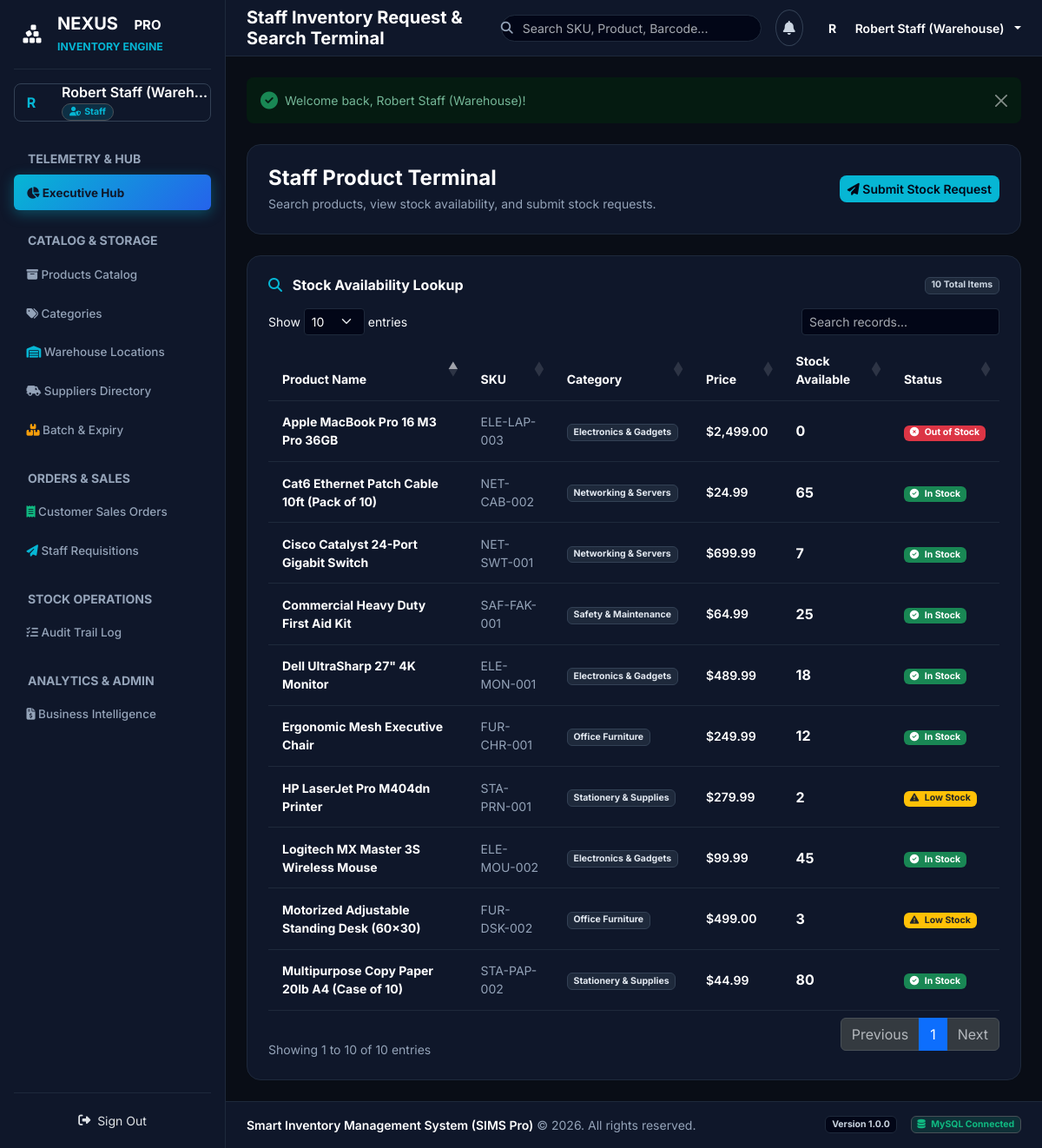
/dashboard (signed in), run on the app's committed database.
### tables this page shows
CREATE TABLE IF NOT EXISTS `products` (
    `product_id` INT AUTO_INCREMENT PRIMARY KEY,
    `product_name` VARCHAR(150) NOT NULL,
    `sku` VARCHAR(50) NOT NULL UNIQUE,
    `barcode` VARCHAR(50) NULL UNIQUE,
    `description` TEXT NULL,
    `category_id` INT NOT NULL,
    `supplier_id` INT NOT NULL,
    `unit_price` DECIMAL(10,2) NOT NULL DEFAULT 0.00,
    `selling_price` DECIMAL(10,2) NOT NULL DEFAULT 0.00,
    `quantity` INT NOT NULL DEFAULT 0,
    `min_stock_level` INT NOT NULL DEFAULT 5,
    `image` VARCHAR(255) NULL,
    `created_at` DATETIME DEFAULT CURRENT_TIMESTAMP,
    FOREIGN KEY (`category_id`) REFERENCES `categories`(`category_id`) ON DELETE CASCADE ON UPDATE CASCADE,
    FOREIGN KEY (`supplier_id`) REFERENCES `suppliers`(`supplier_id`) ON DELETE CASCADE ON UPDATE CASCADE
);

CREATE TABLE IF NOT EXISTS `categories` (
    `category_id` INT AUTO_INCREMENT PRIMARY KEY,
    `category_name` VARCHAR(100) NOT NULL UNIQUE,
    `description` TEXT NULL,
    `created_at` DATETIME DEFAULT CURRENT_TIMESTAMP
);

### app/Core/Controller.php (called while the page is built, shortened)
<?php
abstract class Controller {
    protected function render(string $view, array $data = [], string $layout = 'header'): void {
        extract($data);
        $viewFile = APP_PATH . "/Views/{$view}.php";
        require APP_PATH . "/Views/layouts/header.php";
        require APP_PATH . "/Views/layouts/sidebar.php";
        require APP_PATH . "/Views/layouts/navbar.php";
        require $viewFile;
        require APP_PATH . "/Views/layouts/footer.php";
    }
}

### app/Core/Router.php (called while the page is built, shortened)
<?php
class Router {
    private array $routes = [];
    private function addRoute(string $method, string $path, array|callable $handler): void {
        $path = rtrim($path, '/') ?: '/';
        $this->routes[$method][$path] = $handler;
    }
    public function resolve(Request $request, Response $response): mixed {
        $method = $request->getMethod();
        $path = $request->getPath();
        $handler = $this->routes[$method][$path] ?? null;
        if (is_array($handler)) {
            [$controllerClass, $action] = $handler;
            $controller = new $controllerClass();
            return call_user_func([$controller, $action]);
        }
        return null;
    }
}

### public/index.php (called while the page is built, shortened)
<?php
spl_autoload_register(function ($class) {
    $prefix = 'App\\';
    $baseDir = APP_PATH . '/';
    $len = strlen($prefix);
    $relativeClass = substr($class, $len);
    $file = $baseDir . str_replace('\\', '/', $relativeClass) . '.php';
});
$request = new Request();
$response = new Response();
$router = new Router();
$router->get('/login', [AuthController::class, 'showLogin']);
$router->post('/login', [AuthController::class, 'login']);
$router->get('/register', [AuthController::class, 'showRegister']);
$router->post('/register', [AuthController::class, 'register']);
$router->get('/reset-password', [AuthController::class, 'showResetPassword']);
$router->post('/reset-password', [AuthController::class, 'resetPassword']);
$router->get('/logout', [AuthController::class, 'logout']);
$router->get('/', [DashboardController::class, 'index']);
$router->get('/dashboard', [DashboardController::class, 'index']);
$router->get('/profile', [ProfileController::class, 'index']);
$router->post('/profile/update', [ProfileController::class, 'update']);
$router->post('/profile/password', [ProfileController::class, 'changePassword']);
$router->get('/settings', [SettingController::class, 'index']);
$router->post('/settings/update', [SettingController::class, 'update']);
$router->get('/products', [ProductController::class, 'index']);
$router->get('/products/create', [ProductController::class, 'create']);
$router->post('/products/store', [ProductController::class, 'store']);
$router->get('/products/edit', [ProductController::class, 'edit']);
$router->post('/products/update', [ProductController::class, 'update']);
$router->get('/products/show', [ProductController::class, 'show']);
$router->post('/products/delete', [ProductController::class, 'delete']);
$router->get('/products/barcode', [ProductController::class, 'barcodeLabels']);
$router->get('/categories', [CategoryController::class, 'index']);
$router->post('/categories/store', [CategoryController::class, 'store']);
$router->post('/categories/update', [CategoryController::class, 'update']);
$router->post('/categories/delete', [CategoryController::class, 'delete']);
$router->get('/suppliers', [SupplierController::class, 'index']);
$router->post('/suppliers/store', [SupplierController::class, 'store']);
$router->post('/suppliers/update', [SupplierController::class, 'update']);
$router->get('/suppliers/show', [SupplierController::class, 'show']);
$router->post('/suppliers/delete', [SupplierController::class, 'delete']);
$router->get('/warehouses', [WarehouseController::class, 'index']);
$router->post('/warehouses/store', [WarehouseController::class, 'store']);
$router->post('/warehouses/update', [WarehouseController::class, 'update']);
$router->post('/warehouses/delete', [WarehouseController::class, 'delete']);
$router->get('/purchase-orders', [PurchaseOrderController::class, 'index']);
$router->get('/purchase-orders/create', [PurchaseOrderController::class, 'create']);
$router->post('/purchase-orders/store', [PurchaseOrderController::class, 'store']);
$router->get('/purchase-orders/show', [PurchaseOrderController::class, 'show']);
$router->get('/purchase-orders/print', [PurchaseOrderController::class, 'printPO']);
$router->post('/purchase-orders/receive', [PurchaseOrderController::class, 'markReceived']);
$router->get('/sales-orders', [SalesOrderController::class, 'index']);
$router->get('/sales-orders/create', [SalesOrderController::class, 'create']);
$router->post('/sales-orders/store', [SalesOrderController::class, 'store']);
$router->get('/sales-orders/show', [SalesOrderController::class, 'show']);
$router->get('/sales-orders/print', [SalesOrderController::class, 'printReceipt']);
$router->get('/batches', [BatchController::class, 'index']);
$router->post('/batches/store', [BatchController::class, 'store']);
$router->get('/stock-requests', [StockRequestController::class, 'index']);
$router->post('/stock-requests/store', [StockRequestController::class, 'store']);
$router->post('/stock-requests/approve', [StockRequestController::class, 'approve']);
$router->post('/stock-requests/reject', [StockRequestController::class, 'reject']);
$router->get('/inventory/stock-in', [InventoryController::class, 'showStockIn']);
$router->post('/inventory/stock-in', [InventoryController::class, 'processStockIn']);
$router->get('/inventory/stock-out', [InventoryController::class, 'showStockOut']);
$router->post('/inventory/stock-out', [InventoryController::class, 'processStockOut']);
$router->get('/inventory/adjust', [InventoryController::class, 'showAdjust']);
$router->post('/inventory/adjust', [InventoryController::class, 'processAdjust']);
$router->get('/movements', [MovementController::class, 'index']);
$router->get('/reports', [ReportController::class, 'index']);
$router->get('/reports/print', [ReportController::class, 'printReport']);
$router->get('/users', [UserController::class, 'index']);
$router->post('/users/store', [UserController::class, 'store']);
$router->post('/users/update', [UserController::class, 'update']);
$router->post('/users/delete', [UserController::class, 'delete']);
$router->get('/notifications/unread', [NotificationController::class, 'getUnread']);
$router->post('/notifications/mark-read', [NotificationController::class, 'markRead']);
$router->resolve($request, $response);

### app/Services/ReportService.php (called while the page is built, shortened)
<?php
class ReportService {
    private ProductRepository $productRepository;
    public function __construct() {
        $this->productRepository = new ProductRepository();
    }
    public function getInventoryValueReport(): array {
        $products = $this->productRepository->getAll();
        $totalCostValuation = 0;
        $totalRetailValuation = 0;
        $totalItems = 0;
        foreach ($products as $p) {
            $totalCostValuation += ($p->quantity * $p->unit_price);
            $totalRetailValuation += ($p->quantity * $p->selling_price);
            $totalItems += $p->quantity;
        }
        return [
            'products' => $products,
            'total_cost_valuation' => $totalCostValuation,
            'total_retail_valuation' => $totalRetailValuation,
            'potential_profit' => $totalRetailValuation - $totalCostValuation,
            'total_items_count' => $totalItems
        ];
    }
}

### app/Core/Database.php (called while the page is built, shortened)
<?php
class Database {
    private static ?PDO $instance = null;
    public static function getInstance(): PDO {
        if (self::$instance === null) {
            $config = require ROOT_PATH . '/config/database.php';
            $dsn = "mysql:host={$config['host']};port={$config['port']};dbname={$config['dbname']};charset={$config['charset']}";
            try {
                self::$instance = new PDO($dsn, $config['username'], $config['password'], $config['options']);
            } catch (PDOException $e) {
                try {
                    $dsnNoDb = "mysql:host={$config['host']};port={$config['port']};charset={$config['charset']}";
                    $pdo = new PDO($dsnNoDb, $config['username'], $config['password'], $config['options']);
                    $pdo->exec("CREATE DATABASE IF NOT EXISTS `{$config['dbname']}` CHARACTER SET utf8mb4 COLLATE utf8mb4_unicode_ci");
                    self::$instance = new PDO($dsn, $config['username'], $config['password'], $config['options']);
                } catch (PDOException $e2) {
                    die("Database Connection Error: " . htmlspecialchars($e2->getMessage()));
                }
            }
        }
        return self::$instance;
    }
}

### app/Repositories/ProductRepository.php (called while the page is built, shortened)
<?php
class ProductRepository {
    private PDO $db;
    public function __construct() {
        $this->db = Database::getInstance();
    }
    public function getAll(): array {
        $sql = "
            SELECT p.*, c.category_name, s.supplier_name
            FROM products p
            LEFT JOIN categories c ON p.category_id = c.category_id
            LEFT JOIN suppliers s ON p.supplier_id = s.supplier_id
            ORDER BY p.product_id DESC
        ";
        $stmt = $this->db->query($sql);
        $rows = $stmt->fetchAll();
        return array_map(fn($row) => new Product($row), $rows);
    }
}

### config/database.php (called while the page is built)
<?php
return [
    'host' => '127.0.0.1',
    'port' => '3306',
    'dbname' => 'sims_db',
    'username' => 'root',
    'password' => '',
    'charset' => 'utf8mb4',
    'options' => [
        PDO::ATTR_ERRMODE => PDO::ERRMODE_EXCEPTION,
        PDO::ATTR_DEFAULT_FETCH_MODE => PDO::FETCH_ASSOC,
        PDO::ATTR_EMULATE_PREPARES => false,
    ]
];

### app/Views/dashboard/staff.php (the view, shortened to what this page needs)
<div class="container-fluid px-0">
    <div class="d-flex flex-column flex-md-row justify-content-between align-items-md-center mb-4 gap-3 bg-slate-900 p-4 rounded-4 border border-slate-800">
        <div>
            <h4 class="fw-bold text-white mb-1">Staff Product Terminal</h4>
            <p class="text-slate-400 fs-7 mb-0">Search products, view stock availability, and submit stock requests.</p>
        </div>
        <button class="btn btn-cyan btn-sm rounded-3 fw-semibold" data-bs-toggle="modal" data-bs-target="#submitRequestModal">
            <i class="fas fa-paper-plane me-1.5"></i> Submit Stock Request
        </button>
    </div>
    <div class="card border-0 rounded-4 bg-slate-900 p-4">
        <div class="d-flex align-items-center justify-content-between mb-3">
            <h6 class="fw-bold text-white mb-0"><i class="fas fa-search me-2 text-cyan"></i> Stock Availability Lookup</h6>
            <span class="badge bg-slate-800 text-slate-300 border border-slate-700"><?= count($products) ?> Total Items</span>
        </div>
        <div class="table-responsive">
            <table class="table align-middle mb-0 fs-7" id="productsDataTable">
                <thead>
                    <tr class="text-slate-400">
                        <th>Product Name</th>
                        <th>SKU</th>
                        <th>Category</th>
                        <th>Price</th>
                        <th>Stock Available</th>
                        <th>Status</th>
                    </tr>
                </thead>
                <tbody>
                    <?php foreach ($products as $p): ?>
                        <tr>
                            <td class="fw-bold text-white"><?= htmlspecialchars($p->product_name) ?></td>
                            <td class="fw-mono text-slate-400 fs-8"><?= htmlspecialchars($p->sku) ?></td>
                            <td><span class="badge bg-slate-800 text-slate-200 border border-slate-700"><?= htmlspecialchars($p->category_name) ?></span></td>
                            <td class="fw-semibold text-white">$<?= number_format($p->selling_price, 2) ?></td>
                            <td class="fw-bold fs-6"><?= number_format($p->quantity) ?></td>
                            <td><?= $p->getStockStatusHtml() ?></td>
                        </tr>
                    <?php endforeach; ?>
                </tbody>
            </table>
        </div>
    </div>
</div>

### app/Models/Product.php (shortened to what this page needs)
<?php
class Product {
    public int $quantity = 0;
    public int $min_stock_level = 5;
    public function __construct(array $data = []) {
        if (!empty($data)) {
            $this->product_name = $data['product_name'] ?? '';
            $this->sku = $data['sku'] ?? '';
            $this->selling_price = isset($data['selling_price']) ? (float)$data['selling_price'] : 0.00;
            $this->quantity = isset($data['quantity']) ? (int)$data['quantity'] : 0;
            $this->min_stock_level = isset($data['min_stock_level']) ? (int)$data['min_stock_level'] : 5;
            $this->category_name = $data['category_name'] ?? null;
        }
    }
    public function isLowStock(): bool {
        return $this->quantity > 0 && $this->quantity <= $this->min_stock_level;
    }
    public function isOutOfStock(): bool {
        return $this->quantity <= 0;
    }
    public function getStockStatusHtml(): string {
        if ($this->isOutOfStock()) {
            return '<span class="badge bg-danger"><i class="fas fa-times-circle me-1"></i> Out of Stock</span>';
        }
        if ($this->isLowStock()) {
            return '<span class="badge bg-warning text-dark"><i class="fas fa-exclamation-triangle me-1"></i> Low Stock</span>';
        }
        return '<span class="badge bg-success"><i class="fas fa-check-circle me-1"></i> In Stock</span>';
    }
}

### public/assets/css/style.css (style rules this page uses)
:root { --font-primary: 'Inter', -apple-system, BlinkMacSystemFont, "Segoe UI", Roboto, sans-serif; --font-mono: 'JetBrains Mono', monospace; --bg-dark-app: #090d16; --bg-slate-950: #020617; --bg-slate-900: #0f172a; --bg-slate-800: #1e293b; --bg-slate-700: #334155; --text-main: #f8fafc; --text-muted: #94a3b8; --cyan: #06b6d4; --blue: #3b82f6; --emerald: #10b981; --amber: #f59e0b; --rose: #f43f5e; }
body.bg-dark-app { font-family: var(--font-primary); background-color: var(--bg-dark-app) !important; color: var(--text-main); font-size: 0.875rem; -webkit-font-smoothing: antialiased; }
.text-cyan { color: var(--cyan) !important; }
.text-slate-400 { color: #94a3b8 !important; }
.text-slate-300 { color: #cbd5e1 !important; }
.text-slate-200 { color: #e2e8f0 !important; }
.bg-slate-900 { background-color: var(--bg-slate-900) !important; }
.bg-slate-800 { background-color: var(--bg-slate-800) !important; }
.border-slate-800 { border-color: #1e293b !important; }
.border-slate-700 { border-color: #334155 !important; }
.btn-cyan { background-color: var(--cyan) !important; color: #020617 !important; font-weight: 600; }
.card { background-color: var(--bg-slate-900) !important; border: 1px solid #1e293b !important; color: var(--text-main); }
.table { color: #e2e8f0 !important; }
.table > :not(caption) > * > * { background-color: transparent !important; border-bottom-color: #1e293b !important; padding: 0.85rem 1rem; }

### data on the page
products: product_name "Multipurpose Copy Paper 20lb A4 (Case of 10)", sku "STA-PAP-002", category.category_name "Stationery & Supplies", selling_price "44.99", quantity "80"
products: product_name "Apple MacBook Pro 16 M3 Pro 36GB", sku "ELE-LAP-003", category.category_name "Electronics & Gadgets", selling_price "2,499.00", quantity "0", shows "Out of Stock"
products: product_name "Commercial Heavy Duty First Aid Kit", sku "SAF-FAK-001", category.category_name "Safety & Maintenance", selling_price "64.99", quantity "25"
products: product_name "Cat6 Ethernet Patch Cable 10ft (Pack of 10)", sku "NET-CAB-002", category.category_name "Networking & Servers", selling_price "24.99", quantity "65"
products: product_name "HP LaserJet Pro M404dn Printer", sku "STA-PRN-001", category.category_name "Stationery & Supplies", selling_price "279.99", quantity "2", min_stock_level "Low Stock"
products: product_name "Cisco Catalyst 24-Port Gigabit Switch", sku "NET-SWT-001", category.category_name "Networking & Servers", selling_price "699.99", quantity "7"
products: product_name "Motorized Adjustable Standing Desk (60x30)", sku "FUR-DSK-002", category.category_name "Office Furniture", selling_price "499.00", quantity "3", min_stock_level "Low Stock"
products: product_name "Ergonomic Mesh Executive Chair", sku "FUR-CHR-001", category.category_name "Office Furniture", selling_price "249.99", quantity "12"
products: product_name "Logitech MX Master 3S Wireless Mouse", sku "ELE-MOU-002", category.category_name "Electronics & Gadgets", selling_price "99.99", quantity "45"
products: product_name "Dell UltraSharp 27\" 4K Monitor", sku "ELE-MON-001", category.category_name "Electronics & Gadgets", selling_price "489.99", quantity "18"

### other printed values
substr($userName, 0, 1) "R"
$userName "Robert Staff (Wareh…"
$userRole "Staff"
$pageTitle "Staff Inventory Request & Search Terminal"
substr($_SESSION['user']['name'] ?? 'U', 0, 1) "R"
$_SESSION['user']['name'] "Robert Staff (Warehouse)"
$flash['value'] "Welcome back, Robert Staff (Warehouse)!"
count($products) "10"
